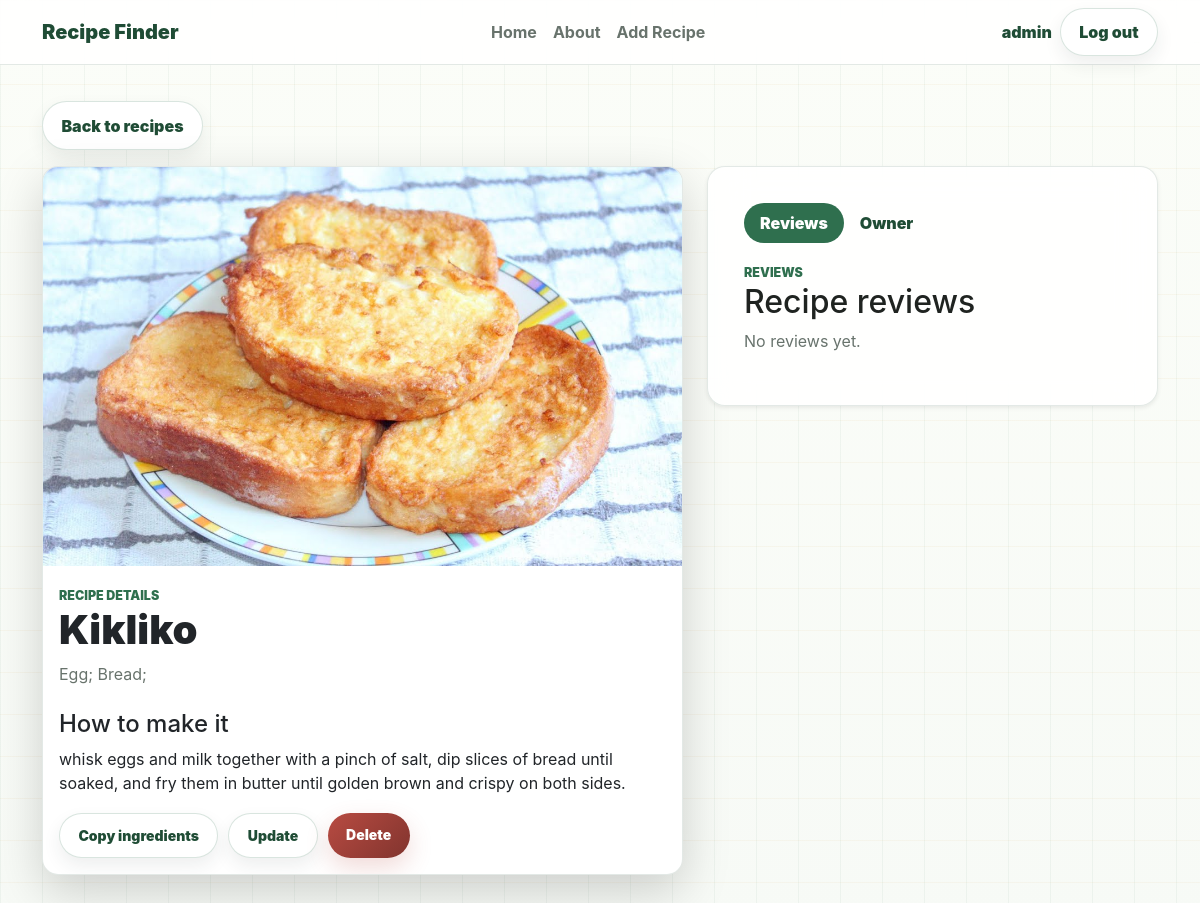
The page /recipe/2 (signed in) on the database its author committed.
### models.py (models this page shows, shortened)
class BaseModel:
    def create(self):
        db.session.add(self)
        db.session.commit()

class User(db.Model, BaseModel):
    __tablename__ = "users"
    id = db.Column(db.Integer(), primary_key=True)
    username = db.Column(db.String(80), unique=True, nullable=False)
    password_hash = db.Column(db.String(255), nullable=False)
    birthdate = db.Column(db.Date())
    country = db.Column(db.String(80), default="")
    image = db.Column(db.String(), default="")
    is_admin = db.Column(db.Boolean(), default=False, nullable=False)
    recipes = db.relationship("Recipe", back_populates="user")

class Recipe(db.Model, BaseModel):
    __tablename__ = "recipes"
    id = db.Column(db.Integer(), primary_key=True)
    title = db.Column(db.String(), nullable=False)
    ingredients = db.Column(db.String(), nullable=False)
    details = db.Column(db.Text(), nullable=False, default="")
    image = db.Column(db.String(), default="")
    user_id = db.Column(ForeignKey("users.id"))
    user = db.relationship("User", back_populates="recipes")

### routes.py (the view)
@app.route("/recipe/<int:recipe_id>")
def view_recipe_details(recipe_id):
    recipe = Recipe.query.get_or_404(recipe_id)
    reviews = Review.query.filter(Review.recipe_id == recipe_id).all()
    return render_template("recipe_details.html", recipe=recipe, reviews=reviews)

### routes.py (called while the page is built)
def get_current_profile():
    user_id = session.get("user_id")
    if user_id is None:
        return None
    return User.query.get(user_id)

@app.context_processor
def inject_current_profile():
    return {"current_profile": get_current_profile()}

### templates/recipe_details.html (shortened to what this page needs)
{% extends 'base.html' %}
{% block content %}
<a href="/" class="btn uiverse-secondary mb-3">Back to recipes</a>
<section class="row g-4 align-items-start">
    <div class="col-lg-7">
        <article class="card recipe-card detail-card shadow-lg">
            {% if recipe.image %}
            <img src="/static/images/{{ recipe.image }}" class="card-img-top" alt="{{ recipe.title }}">
            {% else %}
            <div class="recipe-art">RF</div>
            {% endif %}
            <div class="card-body">
                <span class="section-kicker">Recipe details</span>
                <h1>{{ recipe.title }}</h1>
                <p class="muted-copy">{{ recipe.ingredients }}</p>
                <h2 class="h4 mt-4">How to make it</h2>
                <p class="recipe-details-text">{{ recipe.details }}</p>
                <div class="detail-actions">
                    <button class="btn uiverse-secondary btn-sm copy-ingredients" type="button" data-ingredients="{{ recipe.ingredients }}">Copy ingredients</button>
                    {% if current_profile and (current_profile.is_admin or recipe.user_id == current_profile.id) %}
                    <a class="btn uiverse-secondary btn-sm" href="/update_recipe/{{ recipe.id }}">Update</a>
                    <a class="btn uiverse-danger btn-sm" href="/delete_recipe/{{ recipe.id }}">Delete</a>
                    {% endif %}
                </div>
            </div>
        </article>
    </div>
    <div class="col-lg-5">
        <div class="review-panel shadow-sm">
            <ul class="nav nav-pills recipe-tabs mb-3" id="recipeDetailTabs" role="tablist">
                <li class="nav-item" role="presentation">
                    <button class="nav-link active" id="reviews-tab" data-bs-toggle="pill" data-bs-target="#reviews-pane" type="button" role="tab" aria-controls="reviews-pane" aria-selected="true">Reviews</button>
                </li>
                <li class="nav-item" role="presentation">
                    <button class="nav-link" id="owner-tab" data-bs-toggle="pill" data-bs-target="#owner-pane" type="button" role="tab" aria-controls="owner-pane" aria-selected="false">Owner</button>
                </li>
            </ul>
            <div class="tab-content">
                <div class="tab-pane fade show active" id="reviews-pane" role="tabpanel" aria-labelledby="reviews-tab" tabindex="0">
                    <span class="section-kicker">Reviews</span>
                    <h2>Recipe reviews</h2>
                    {% if reviews %}
                        {% for review in reviews %}
                        <p>{{ review.text }}</p>
                        {% endfor %}
                    {% else %}
                    <p>No reviews yet.</p>
                    {% endif %}
                </div>
            </div>
        </div>
    </div>
</section>
{% endblock %}

### templates/base.html (shortened to what this page needs)
<!doctype html>
<html lang="en">
<head>
    <link href="https://cdn.jsdelivr.net/npm/bootstrap@5.3.3/dist/css/bootstrap.min.css" rel="stylesheet">
    <link href="/static/style.css" rel="stylesheet">
</head>
<body>
    <nav class="navbar navbar-expand-lg sticky-top glass-nav">
        <div class="container">
            <a class="navbar-brand brand-mark" href="/">Recipe Finder</a>
            <div class="collapse navbar-collapse" id="mainNavigation">
                <ul class="navbar-nav mx-auto mb-2 mb-lg-0">
                    <li class="nav-item"><a class="nav-link" href="/">Home</a></li>
                    <li class="nav-item"><a class="nav-link" href="/about">About</a></li>
                    {% if current_profile %}
                    <li class="nav-item"><a class="nav-link" href="/add_recipe">Add Recipe</a></li>
                    {% endif %}
                </ul>
                <div class="d-flex gap-2 align-items-center">
                    {% if current_profile %}
                    <span class="nav-profile-name">{{ current_profile.username }}</span>
                    <a class="btn uiverse-secondary" href="/logout">Log out</a>
                    {% else %}
                    <a class="btn uiverse-secondary" href="/login">Login</a>
                    <a class="btn uiverse-button" href="/register">Register</a>
                    {% endif %}
                </div>
            </div>
        </div>
    </nav>
    <main class="container page-shell">
        {% block content %}{% endblock %}
    </main>
</body>
</html>

### static/style.css (style rules this page uses)
:root { --ink: #1f2320; --muted: #68736c; --line: #dfe7df; --paper: #f7faf6; --surface: rgba(255, 255, 255, 0.88); --green: #2f6f4e; --green-dark: #1f4c35; --mint: #dff2e7; --gold: #d89936; --tomato: #d76545; --plum: #5c4b7d; --red: #b84b42; }
* { box-sizing: border-box; }
body { min-height: 100vh; color: var(--ink); background: linear-gradient(90deg, rgba(47, 111, 78, 0.05) 1px, transparent 1px), linear-gradient(180deg, rgba(216, 153, 54, 0.06) 1px, transparent 1px), linear-gradient(180deg, #fbfdf8 0%, var(--paper) 100%); background-size: 42px 42px, 42px 42px, auto; font-family: Inter, Arial, Helvetica, sans-serif; }
a { text-decoration: none; }
.glass-nav { border-bottom: 1px solid rgba(31, 76, 53, 0.12); background: rgba(255, 255, 255, 0.86); backdrop-filter: blur(16px); }
.brand-mark { color: var(--green-dark); font-weight: 900; }
.nav-profile-name { color: var(--green-dark); font-weight: 900; }
.navbar-nav .nav-link { color: var(--muted); font-weight: 700; }
.page-shell { padding-top: 36px; padding-bottom: 64px; }
.hero-panel, .form-panel, .empty-state, .review-panel { border: 1px solid rgba(31, 76, 53, 0.12); border-radius: 18px; background: var(--surface); backdrop-filter: blur(18px); }
h1 { font-weight: 900; letter-spacing: 0; }
.hero-copy, .muted-copy, .card-text, .form-panel p, .review-panel p, .empty-state p { color: var(--muted); }
.section-kicker { display: inline-block; color: var(--green); font-size: 0.78rem; font-weight: 900; letter-spacing: 0; text-transform: uppercase; }
.recipe-card { overflow: hidden; border: 1px solid rgba(31, 76, 53, 0.12); border-radius: 16px; box-shadow: 0 18px 45px rgba(44, 55, 47, 0.10); transition: transform 160ms ease, box-shadow 160ms ease, border-color 160ms ease; }
.recipe-card img, .recipe-art { width: 100%; aspect-ratio: 16 / 10; }
.recipe-card img { object-fit: cover; }
.empty-state, .form-panel, .review-panel { padding: clamp(22px, 4vw, 36px); }
.uiverse-button, .uiverse-secondary, .uiverse-danger { position: relative; overflow: hidden; border-radius: 999px; border-width: 0; padding: 0.7rem 1.15rem; font-weight: 900; box-shadow: 0 10px 24px rgba(47, 111, 78, 0.22); transition: transform 150ms ease, box-shadow 150ms ease, background 150ms ease; }
.uiverse-secondary { color: var(--green-dark) !important; border: 1px solid rgba(47, 111, 78, 0.18); background: #ffffff; box-shadow: 0 8px 18px rgba(44, 55, 47, 0.08); }
.uiverse-danger { color: #ffffff !important; background: linear-gradient(135deg, var(--red), #81342e); box-shadow: 0 10px 24px rgba(184, 75, 66, 0.20); }
.detail-actions { display: flex; flex-wrap: wrap; gap: 10px; margin-top: 18px; }
.recipe-tabs .nav-link { border-radius: 999px; color: var(--green-dark); font-weight: 900; }
.recipe-tabs .nav-link.active { background: var(--green); }
.recipe-details-text { white-space: pre-line; }

### rows shown on the page
User: username "admin"
Recipe: image (placeholder picture), title "Kikliko", ingredients "Egg; Bread;", details "whisk eggs and milk together with a pinch of salt, dip slices of bread until soaked, and fry them in butter until golden brown and crispy on both sides."
